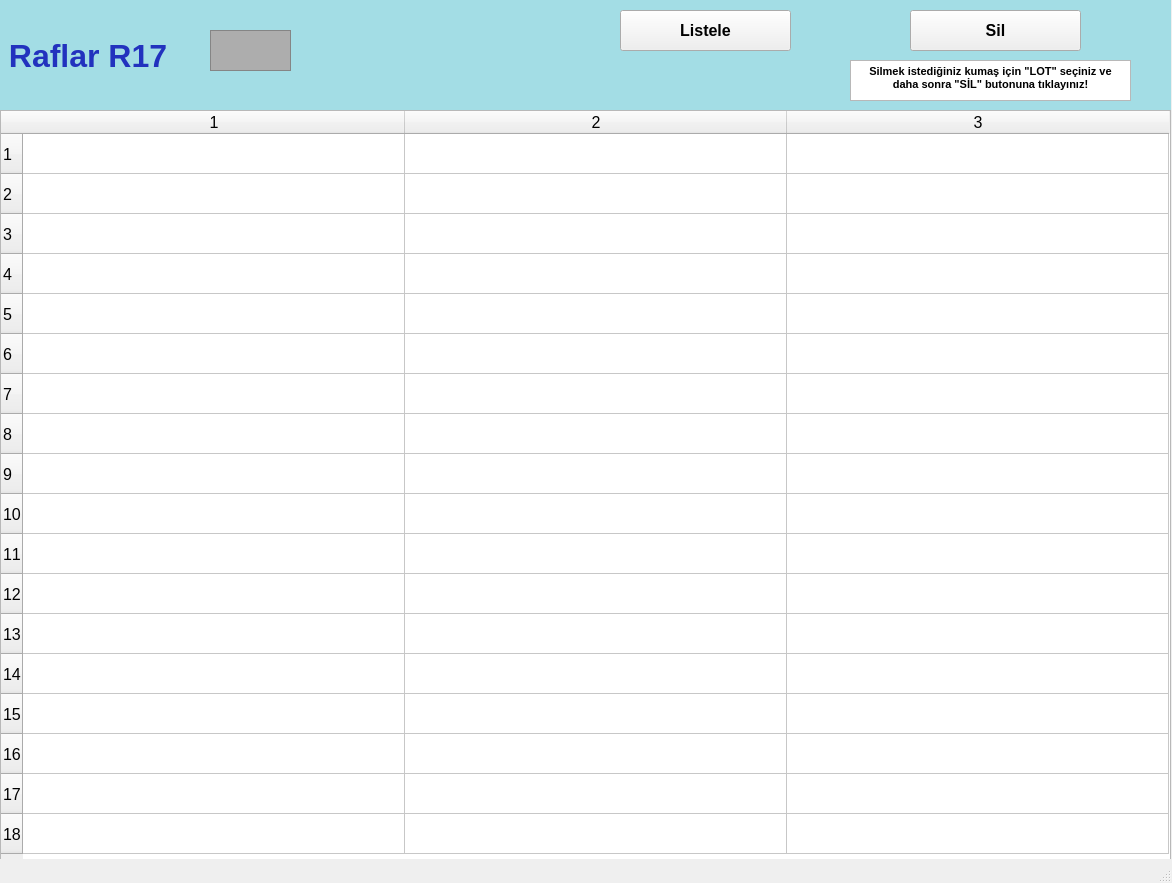
<?xml version="1.0" encoding="UTF-8"?>
<ui version="4.0">
 <class>raflarR17_ekran</class>
 <widget class="QMainWindow" name="raflarR17_ekran">
  <property name="geometry">
   <rect>
    <x>0</x>
    <y>0</y>
    <width>1172</width>
    <height>883</height>
   </rect>
  </property>
  <property name="font">
   <font>
    <pointsize>12</pointsize>
    <weight>50</weight>
    <bold>false</bold>
    <kerning>false</kerning>
   </font>
  </property>
  <property name="windowTitle">
   <string/>
  </property>
  <widget class="QWidget" name="centralwidget">
   <widget class="QLabel" name="raflarR1yazi_lbl">
    <property name="geometry">
     <rect>
      <x>0</x>
      <y>0</y>
      <width>1171</width>
      <height>111</height>
     </rect>
    </property>
    <property name="font">
     <font>
      <pointsize>24</pointsize>
      <weight>75</weight>
      <bold>true</bold>
     </font>
    </property>
    <property name="styleSheet">
     <string notr="true">background-color: rgb(163, 221, 229);
color: rgb(34, 50, 190);</string>
    </property>
    <property name="text">
     <string> Raflar R17</string>
    </property>
   </widget>
   <widget class="QFrame" name="raflarR1_img">
    <property name="geometry">
     <rect>
      <x>210</x>
      <y>30</y>
      <width>81</width>
      <height>41</height>
     </rect>
    </property>
    <property name="styleSheet">
     <string notr="true">background-color: rgb(173, 173, 173);</string>
    </property>
    <property name="frameShape">
     <enum>QFrame::StyledPanel</enum>
    </property>
    <property name="frameShadow">
     <enum>QFrame::Raised</enum>
    </property>
   </widget>
   <widget class="QTableWidget" name="R17_tw">
    <property name="geometry">
     <rect>
      <x>0</x>
      <y>110</y>
      <width>1171</width>
      <height>751</height>
     </rect>
    </property>
    <property name="baseSize">
     <size>
      <width>0</width>
      <height>0</height>
     </size>
    </property>
    <property name="rowCount">
     <number>18</number>
    </property>
    <property name="columnCount">
     <number>3</number>
    </property>
    <attribute name="horizontalHeaderVisible">
     <bool>true</bool>
    </attribute>
    <attribute name="horizontalHeaderCascadingSectionResizes">
     <bool>false</bool>
    </attribute>
    <attribute name="horizontalHeaderDefaultSectionSize">
     <number>382</number>
    </attribute>
    <attribute name="horizontalHeaderMinimumSectionSize">
     <number>38</number>
    </attribute>
    <attribute name="verticalHeaderDefaultSectionSize">
     <number>40</number>
    </attribute>
    <attribute name="verticalHeaderMinimumSectionSize">
     <number>23</number>
    </attribute>
    <row/>
    <row/>
    <row/>
    <row/>
    <row/>
    <row/>
    <row/>
    <row/>
    <row/>
    <row/>
    <row/>
    <row/>
    <row/>
    <row/>
    <row/>
    <row/>
    <row/>
    <row/>
    <column/>
    <column/>
    <column/>
   </widget>
   <widget class="QPushButton" name="listeleR17_btn">
    <property name="geometry">
     <rect>
      <x>620</x>
      <y>10</y>
      <width>171</width>
      <height>41</height>
     </rect>
    </property>
    <property name="font">
     <font>
      <pointsize>12</pointsize>
      <weight>75</weight>
      <bold>true</bold>
     </font>
    </property>
    <property name="text">
     <string>Listele</string>
    </property>
   </widget>
   <widget class="QPushButton" name="silR17_btn">
    <property name="geometry">
     <rect>
      <x>910</x>
      <y>10</y>
      <width>171</width>
      <height>41</height>
     </rect>
    </property>
    <property name="font">
     <font>
      <pointsize>12</pointsize>
      <weight>75</weight>
      <bold>true</bold>
     </font>
    </property>
    <property name="text">
     <string>Sil</string>
    </property>
   </widget>
   <widget class="QTextBrowser" name="textBrowser">
    <property name="geometry">
     <rect>
      <x>850</x>
      <y>60</y>
      <width>281</width>
      <height>41</height>
     </rect>
    </property>
    <property name="html">
     <string>&lt;!DOCTYPE HTML PUBLIC &quot;-//W3C//DTD HTML 4.0//EN&quot; &quot;http://www.w3.org/TR/REC-html40/strict.dtd&quot;&gt;
&lt;html&gt;&lt;head&gt;&lt;meta name=&quot;qrichtext&quot; content=&quot;1&quot; /&gt;&lt;style type=&quot;text/css&quot;&gt;
p, li { white-space: pre-wrap; }
&lt;/style&gt;&lt;/head&gt;&lt;body style=&quot; font-family:'MS Shell Dlg 2'; font-size:12pt; font-weight:400; font-style:normal;&quot;&gt;
&lt;p align=&quot;center&quot; style=&quot; margin-top:0px; margin-bottom:0px; margin-left:0px; margin-right:0px; -qt-block-indent:0; text-indent:0px;&quot;&gt;&lt;span style=&quot; font-size:8pt; font-weight:600;&quot;&gt;Silmek istediğiniz kumaş için &amp;quot;LOT&amp;quot; seçiniz ve daha sonra &amp;quot;SİL&amp;quot; butonuna tıklayınız!&lt;/span&gt;&lt;/p&gt;&lt;/body&gt;&lt;/html&gt;</string>
    </property>
   </widget>
  </widget>
  <widget class="QStatusBar" name="statusbar"/>
 </widget>
 <resources/>
 <connections/>
</ui>
